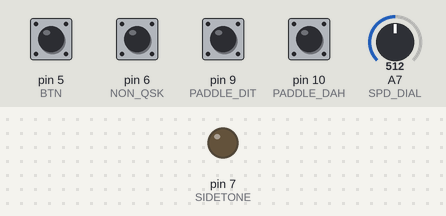
This sketch was run on a simulated Arduino Nano, built with avr-gcc and run on an emulated ATmega328P. Parts: output pins drawn as LEDs (lit = HIGH). Dashed ring = blinking. Inputs (shaded band) come from the test bench; at power-on: pin 5 (BTN), pin 6 (NON_QSK), pin 9 (PADDLE_DIT), pin 10 (PADDLE_DAH) HIGH, A7 (SPD_DIAL) = 512. Pins used as bus, display or sensor lines are not drawn.

Above: at 1.2 s.
1.3 s: pin 5 (BTN) pulled LOW for 0.15 s
4.3 s: pin 9 (PADDLE_DIT) pulled LOW for 0.15 s
At 5.7 s:
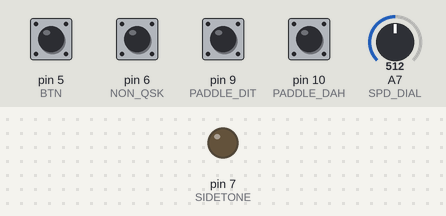
6.0 s: pin 10 (PADDLE_DAH) pulled LOW for 1 s
At 6.1 s:
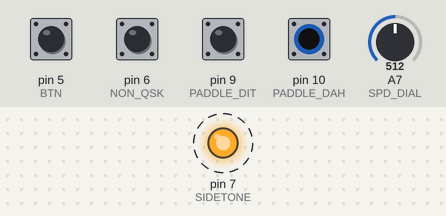
9.0 s: pin 5 (BTN) pulled LOW for 1 s
At 10.6 s:
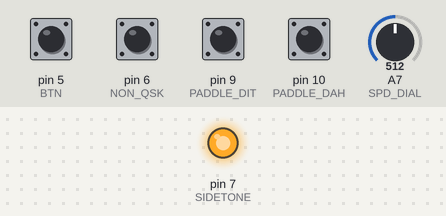
11.5 s: pin 9 (PADDLE_DIT) pulled LOW for 1 s
At 13.7 s:
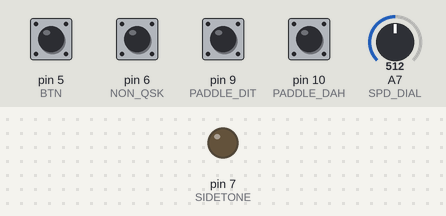
Timing chart, 0 to 15.2 s (numbered marks = the images above; inputs shaded):
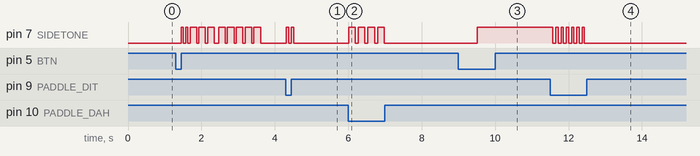

Measured:
- after the input at 4.3 s, pin 7 (SIDETONE): alternates HIGH for 0.06 s and LOW for 0.08 s, 4 changes in all, then stays LOW, starting at once
- after the input at 6.0 s, pin 7 (SIDETONE): alternates HIGH for 0.18 s and LOW for 0.08 s, 8 changes in all, then stays LOW, starting at once
- after the input at 9.0 s, pin 7 (SIDETONE): LOW → HIGH after 0.51 s
- after the input at 11.5 s, pin 7 (SIDETONE): alternates HIGH for 0.06 s and LOW for 0.08 s, 13 changes in all, then stays LOW, starting after 0.07 s

The sketch:

MagicBoxV2.X.ino
```cpp
/* Firmware for MagicBox V2.X - 03/20/2022
  by Jim Kortge K8IQY and Mike Maiorana KU4QO
  Control button (J2 on PCB rev 2.5A):
    quick press - announce current cw speed with the sidetone. Sent at current cw speed.
    long press  - tune mode turns on transmitter for 10 seconds. Cancel by pressing again.
  Non-QSK jumper disables full QSK and adds a timer to revert to RX mode after last TX.
  10k pot with wiper connected to A7 adjusts cw speed from 0 (straight key) to 35wpm
*/
#define VERSION 03202022

//set up for control lines
#define BTN           5         //control button, momentary SPST, 0=closed
#define NON_QSK       6         //Non QSK header, open=QSK, closed=Non-QSK
#define SIDETONE      7         //Side tone signal control, 1=on
#define RX_MUTE       8         //Shunt switch in Rx audio path, 1=on
#define PADDLE_DIT    9         //Paddle dit contact, 0=closed
#define PADDLE_DAH    10        //Paddle dah contact, 0=closed
#define RX_PIN        11        //Rx PIN diode path enable, 1=on, This line also controls the Rx audio path series switches
#define TX_PIN        12        //Tx PIN diode path enable, 1=on
#define TX_ENABLE     13        //Transmitter ON/OFF control line, 1=on
#define SPD_DIAL      A7        //Input from cw speed potentiometer

//keyercontrol flags
#define     DIT_L      0x01     // Dit latch
#define     DAH_L      0x02     // Dah latch
#define     DIT_PROC   0x04     // Dit is being processed
#define     PDLSWAP    0x08     // 0 for normal, 1 for swap
#define     IAMBICB    0x10     // 0 for Iambic A, 1 for Iambic B

//set up for keyer
enum KSTYPE {IDLE, CHK_DIT, CHK_DAH, KEYED_PREP, KEYED, INTER_ELEMENT };
unsigned long       ditTime;                       // No. milliseconds per dit
unsigned char       keyerControl;
unsigned char       keyerState = IDLE;

int wpm;                                   //holds cw speed
int a_wpm;                                 //analog reading of cw speed dial
int a_wpm_save = 99;                            //holds last dial cw reading
bool straight_key = false;                 // straight key enable
bool sk_on = false;                        //tracking straight key transmit status
static long ktimer;                        // timer variable for keyer

//input switches Finite State Machines
unsigned long t_sd = 0;                   //timer for control switch
const unsigned long bounce_delay = 10;    //debounce timer in milliseconds
const unsigned long double_delay = 200;   //double-press timeout in milliseconds
const unsigned long hold_delay = 500;     //long-press timeout in milliseconds
const unsigned long qsk_timeout = 1500;   //RX timeout for non-QSK mode in milliseconds
const unsigned long tune_timeout = 10000; //tune mode timer in milliseconds
unsigned long qsk_timer;                  //variable holds non-QSK mode timer
bool qsk_enable;                          //flag to track QSK mode. True is full QSK on.
//enumeration for button state machines
enum FSM {RST, WAIT, ARM, DEBOUNCE, LIFT, SHORT, ARMDBL, CHKDBL, DBL, LONG, RELEASE, CANCEL, FIN, FIN_WAIT};
FSM state_sd;                             //new variable of enumeration type FSM for control switch

const int morse[10] {                     //array contains data to send numbers 0-9 in morse. 1=dit, 0=dah
0b00000,
0b00001,
0b00011,
0b00111,
0b01111,
0b11111,
0b11110,
0b11100,
0b11000,
0b10000
};

int int_wpm;                              //integers used in announce routine to send CW speed in morse to sidetone
int int_wpm_l;

void setup () {
  //initialize the I/O pins
  pinMode(BTN, INPUT_PULLUP);
  pinMode(NON_QSK, INPUT_PULLUP);
  pinMode(PADDLE_DIT, INPUT_PULLUP);
  pinMode(PADDLE_DAH, INPUT_PULLUP);

  pinMode(TX_ENABLE, OUTPUT);     //this output controls the transmitter
  digitalWrite(TX_ENABLE, LOW);   //make sure it is off
  pinMode(TX_PIN, OUTPUT);        //Tx PIN switch control
  digitalWrite(TX_PIN, LOW);      //Initialize low, disconnect transmitter from antenna
  pinMode(RX_PIN, OUTPUT);        //Rx PIN switch control
  digitalWrite(RX_PIN, HIGH);     //Initialize high, connects antenna to receiver
  pinMode(RX_MUTE,  OUTPUT);      //Rx audio mute line, shunt switch
  digitalWrite(RX_MUTE, LOW);     //Initialize low, so shunt switch is open
  pinMode(SIDETONE, OUTPUT);      //Side tone control line
  digitalWrite(SIDETONE, LOW);    //Initial low, so tone off during receive

}

void loop()                                         //Main program loop
{

  a_wpm = analogRead(SPD_DIAL) >> 5;                //read potentiometer voltage and set keyer speed
  if (a_wpm != a_wpm_save ) {                       //process dial reading only when it changes
    a_wpm_save = a_wpm;                             //save last analog reading
    if ( a_wpm == 0 ) {
      straight_key=true;
      wpm=5;
      loadWPM(wpm);
    }
    else {
      wpm = a_wpm + 4;
      straight_key=false;
      loadWPM(wpm);
    }
  }

  qsk_enable=digitalRead(NON_QSK);                //read non-QSK jumper and set system mode

  //Routine to key system, either with keyer or straight key
  if (straight_key == false) check_keyer();      //call keyer or straight key code depending on mode
    else check_sk();

  fsm_sd();                                       //run the FSM for the control button
  if (state_sd == SHORT)  {                      //button press FSM
    announce();
  }

  if (state_sd == LONG) xmit_on();              // tune function if down button long press
  if (state_sd == FIN) xmit_off();              // cancel tune function

  if (qsk_enable == false) {                    // check qsk timer in non-QSK mode. Recover RX when timer expires.
    if (((millis() - qsk_timer) > qsk_timeout ) && (digitalRead(RX_MUTE) == HIGH)) rx_on();
  }
}
```

d_keyer.ino
```cpp
//CW keyer code for the MagicBox V2.X system

void update_PaddleLatch()
{
  if (digitalRead(PADDLE_DIT) == LOW) {
    keyerControl |= DIT_L;
  }
  if (digitalRead(PADDLE_DAH) == LOW) {
    keyerControl |= DAH_L;
  }
}

void loadWPM (float wpm)            //set dit time in milliseconds from wpm
{
  ditTime = 1200 / wpm;
}

void check_keyer()
{
  //keyer control section
  switch (keyerState) {
    case IDLE:
      // Wait for direct or latched paddle press
      if ((digitalRead(PADDLE_DIT) == LOW) ||
          (digitalRead(PADDLE_DAH) == LOW) ||
          (keyerControl & 0x03)) {
        update_PaddleLatch();
        keyerState = CHK_DIT;
      }
      break;

    case CHK_DIT:
      // See if the dit paddle was pressed
      if (keyerControl & DIT_L) {
        keyerControl |= DIT_PROC;
        ktimer = ditTime;
        keyerState = KEYED_PREP;
      }
      else {
        keyerState = CHK_DAH;
      }
      break;

    case CHK_DAH:
      // See if dah paddle was pressed
      if (keyerControl & DAH_L) {
        ktimer = ditTime * 3;
        keyerState = KEYED_PREP;
      }
      else {
        keyerState = IDLE;
      }
      break;

    case KEYED_PREP:
      // Assert key down, start timing, state shared for dit or dah
      xmit_on();
      ktimer += millis();                 // set ktimer to interval end time
      keyerControl &= ~(DIT_L + DAH_L);   // clear both paddle latch bits
      keyerState = KEYED;                 // next state
      break;

    case KEYED:
      // Wait for timer to expire
      if (millis() > ktimer) {          // are we at end of key down ?
        xmit_off();
        ktimer = millis() + ditTime;    // inter-element time
        keyerState = INTER_ELEMENT;     // next state
      }
      else if (keyerControl & IAMBICB) {
        update_PaddleLatch();           // early paddle latch in Iambic B mode
      }
      break;

    case INTER_ELEMENT:
      // Insert time between dits/dahs
      update_PaddleLatch();               // latch paddle state
      if (millis() > ktimer) {            // are we at end of inter-space ?
        if (keyerControl & DIT_PROC) {             // was it a dit or dah ?
          keyerControl &= ~(DIT_L + DIT_PROC);   // clear two bits
          keyerState = CHK_DAH;                  // dit done, check for dah
        }
        else {
          keyerControl &= ~(DAH_L);              // clear dah latch
          keyerState = IDLE;                     // go idle
        }
      }
      break;
  }

}

void check_sk(void)                       //straight key function. Read either dit or dah line and activate xmit.
{
  if (digitalRead(PADDLE_DIT) == LOW || digitalRead(PADDLE_DAH) == LOW) {
    if (sk_on == false) {
      xmit_on();
      sk_on = true;                       //track xmit status for straight key mode
    }
  }
  else {                                  //neither line active, turn off xmit
    if (sk_on == true) {
      xmit_off();
      sk_on = false;                      //track xmit status for straight key mode
    }
  }
}
```

e_control.ino
```cpp
//Transmit ON/OFF control

void xmit_on()                                //Routine to turn the transmitter ON
{
  digitalWrite(RX_MUTE, HIGH);          //Close Shunt switch to mute Rx
  delay(2);
  digitalWrite(RX_PIN, LOW);            //Disconnect Rx from antenna, open audio Rx series switches
  delay(5);
  digitalWrite(TX_PIN, HIGH);           //Connect Tx to antenna
  delay(2);
  digitalWrite(SIDETONE, HIGH);         //Turn on side tone
  delay(2);
  digitalWrite(TX_ENABLE, HIGH);        //Turn on Tx
  if (qsk_enable == false) qsk_timer = millis();    //kick the QSK timer in non-QSK mode
}

void xmit_off()                         //Routine to turn the transmitter OFF
{
  digitalWrite(SIDETONE, LOW);          //Turn off side tone
  delay(2);
  digitalWrite(TX_ENABLE, LOW);         //Turn off Tx
  delay(5);
  if (qsk_enable == true) rx_on();      //recover Rx in QSK mode. Kick timer in non-QSK mode.
  else qsk_timer = millis();
}

void rx_on()                            //Routine to turn the receiver ON
{
  digitalWrite(TX_PIN, LOW);            //Disconnect Tx from antenna
  delay(2);
  digitalWrite(RX_PIN, HIGH);           //turn on Rx PIN diode switch
  delay(2);
  digitalWrite(RX_MUTE, LOW);           //Open shunt switch to unmute Rx audio
}

void quick_beep()                       //short sidetone beep for button feedback
{
    digitalWrite(SIDETONE, HIGH);
    delay(50);
    digitalWrite(SIDETONE, LOW);
}

void announce()                         //announce wpm with sidetone at current wpm setting
{
  if (straight_key == true) {           //in straight key mode, send morse S character
    //send S
    quick_beep();
    delay(50);
    quick_beep();
    delay(50);
    quick_beep();
  }
  else if (wpm >= 10) {                 //two character cw speed. Break up into to separate number for sending
    int_wpm = wpm / 10;
    int_wpm_l= wpm % 10;
    for (int bits = 0; bits < 5; bits++) {            //read one bit at a time and send dit or dah
      if (morse[int_wpm] & (1 << bits)) dit_tone();
        else dah_tone();
    }

    delay(ditTime);                     //intercharacter delay

    for (int bits = 0; bits < 5; bits++) {      //send lower number in CW
      if (morse[int_wpm_l] & (1 << bits)) dit_tone();
        else dah_tone();
    }
  }
    else {
      int_wpm = wpm;
      for (int bits = 0; bits < 5; bits++) {
      if (morse[int_wpm] & (1 << bits)) dit_tone();
        else dah_tone();
      }
    }
}

void dit_tone()                         //dit sidetone for cw speed announcement
{
    digitalWrite(SIDETONE, HIGH);
    delay(ditTime);
    //delay(120);                       //uncomment these and comment other delays for fixed cw speed announce
    digitalWrite(SIDETONE, LOW);
    delay(ditTime);
    //delay(120);
}

void dah_tone()                       //dah sidetone for cw speed announcement
{
    digitalWrite(SIDETONE, HIGH);
    delay(3 * ditTime);
    //delay(360);
    digitalWrite(SIDETONE, LOW);
    delay(ditTime);
    //delay(120);
}
```

f_fsm.ino
```cpp
//State machine routines for cw speed up and down switches

void fsm_sd() {                               //Control Switch state machine
  switch (state_sd) {
    case RST:
      state_sd = WAIT;
      break;

    case WAIT:
      if (digitalRead(BTN) == LOW) {
        state_sd = ARM;
      }
      break;

    case ARM:
      t_sd = millis();
      state_sd = DEBOUNCE;
      break;

    case DEBOUNCE:
      if (millis() - t_sd > bounce_delay) {
        state_sd = LIFT;                        //if debounce timer expires - good press
      }
      if (digitalRead(BTN) == HIGH) {
        state_sd = RST;                         //bounce, go back to reset state
      }
      break;

    case LIFT:
      if (digitalRead(BTN) == HIGH) {
        state_sd = SHORT;
      }
      if (millis() - t_sd > hold_delay) {state_sd = LONG;}
      break;

    case SHORT:
      state_sd = RST;
      break;

    case LONG:
      state_sd = RELEASE;
      break;

    case RELEASE:
      if (digitalRead(BTN) == HIGH) {
        state_sd = CANCEL;
      }
      break;

    case CANCEL:
      if (qsk_enable == false) qsk_timer = millis();        //kick qsk timer so tune mode doesn't time out Rx
      if (digitalRead(BTN) == LOW) {state_sd = FIN;}
      if (millis() - t_sd > tune_timeout) {state_sd = FIN;}
    break;

    case FIN:
      state_sd = FIN_WAIT;
    break;

    case FIN_WAIT:
      if (digitalRead(BTN) == HIGH) {state_sd = RST;}
      break;
  }
}
```
